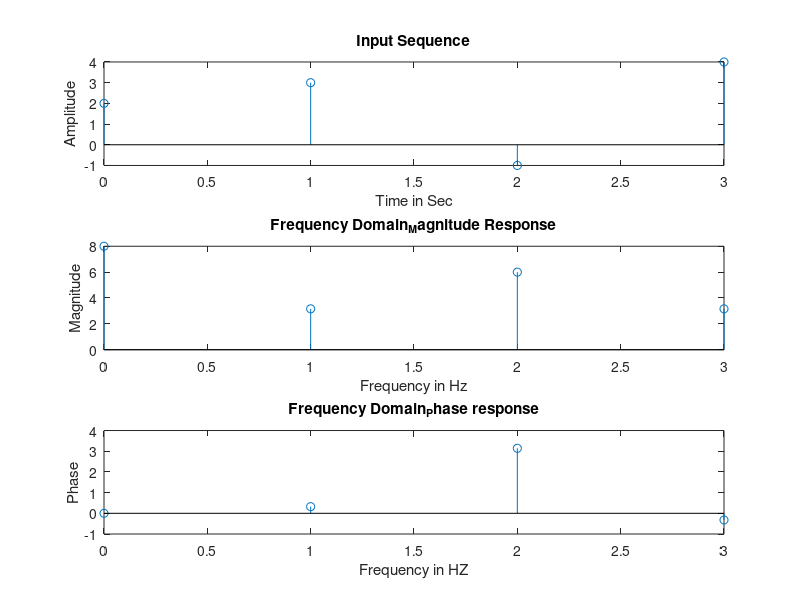

Recreate this plot in MATLAB.
%% 
close all
x=[2 3 -1 4];
N=length(x);
t=0:N-1;
subplot(311)
stem(t,x);
xlabel('Time in Sec');
ylabel('Amplitude');
title('Input Sequence');

subplot(312)
stem(t,abs(fft(x)));
xlabel('Frequency in Hz');
ylabel('Magnitude');
title('Frequency Domain_Magnitude Response');

subplot(313)
stem(t,angle(fft(x)));
xlabel('Frequency in HZ');
ylabel('Phase');
title('Frequency Domain_Phase response');

%% 
